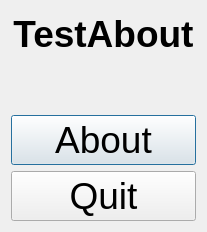
<?xml version="1.0" encoding="UTF-8"?>
<ui version="4.0">
 <class>QtTestAboutMenuDialog</class>
 <widget class="QDialog" name="QtTestAboutMenuDialog">
  <property name="geometry">
   <rect>
    <x>0</x>
    <y>0</y>
    <width>207</width>
    <height>232</height>
   </rect>
  </property>
  <property name="font">
   <font>
    <pointsize>28</pointsize>
   </font>
  </property>
  <property name="windowTitle">
   <string>TestAbout</string>
  </property>
  <layout class="QVBoxLayout" name="verticalLayout">
   <item>
    <widget class="QLabel" name="label_title">
     <property name="font">
      <font>
       <pointsize>28</pointsize>
       <weight>75</weight>
       <bold>true</bold>
      </font>
     </property>
     <property name="text">
      <string>TestAbout</string>
     </property>
     <property name="alignment">
      <set>Qt::AlignCenter</set>
     </property>
    </widget>
   </item>
   <item>
    <widget class="QLabel" name="label">
     <property name="text">
      <string/>
     </property>
     <property name="pixmap">
      <pixmap>:/testabout/images/ToolTestAboutResult.png</pixmap>
     </property>
     <property name="alignment">
      <set>Qt::AlignCenter</set>
     </property>
    </widget>
   </item>
   <item>
    <widget class="QPushButton" name="button_about">
     <property name="text">
      <string>About</string>
     </property>
    </widget>
   </item>
   <item>
    <widget class="QPushButton" name="button_quit">
     <property name="text">
      <string>Quit</string>
     </property>
    </widget>
   </item>
  </layout>
 </widget>
 <layoutdefault spacing="6" margin="11"/>
 <resources/>
 <connections/>
</ui>
